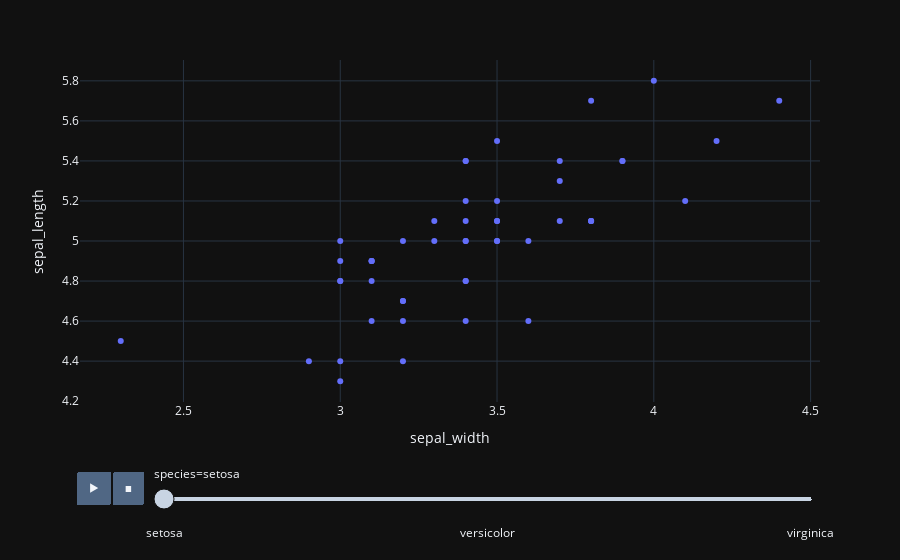

The code cell stored with this chart in its notebook:
### Markdown cell above
## 70-1. Change Theme

### Code cell
fig.update_layout(template="plotly_dark")

### Figure 1 — Plotly figure (JSON) as saved in the notebook; plotly's stock layout.template omitted (floating-point values rounded to 4 significant figures)
{"data": [{"hovertemplate": "species=setosa<br>sepal_width=%{x}<br>sepal_length=%{y}<extra></extra>", "legendgroup": "", "marker": {"color": "#636efa", "symbol": "circle"}, "mode": "markers", "name": "", "orientation": "v", "showlegend": false, "type": "scatter", "x": [3.5, 3.0, 3.2, 3.1, 3.6, 3.9, 3.4, 3.4, 2.9, 3.1, 3.7, 3.4, 3.0, 3.0, 4.0, 4.4, 3.9, 3.5, 3.8, 3.8, 3.4, 3.7, 3.6, 3.3, 3.4, 3.0, 3.4, 3.5, 3.4, 3.2, 3.1, 3.4, 4.1, 4.2, 3.1, 3.2, 3.5, 3.1, 3.0, 3.4, 3.5, 2.3, 3.2, 3.5, 3.8, 3.0, 3.8, 3.2, 3.7, 3.3], "xaxis": "x", "y": [5.1, 4.9, 4.7, 4.6, 5.0, 5.4, 4.6, 5.0, 4.4, 4.9, 5.4, 4.8, 4.8, 4.3, 5.8, 5.7, 5.4, 5.1, 5.7, 5.1, 5.4, 5.1, 4.6, 5.1, 4.8, 5.0, 5.0, 5.2, 5.2, 4.7, 4.8, 5.4, 5.2, 5.5, 4.9, 5.0, 5.5, 4.9, 4.4, 5.1, 5.0, 4.5, 4.4, 5.0, 5.1, 4.8, 5.1, 4.6, 5.3, 5.0], "yaxis": "y"}], "layout": {"legend": {"tracegroupgap": 0}, "margin": {"t": 60}, "sliders": [{"active": 0, "currentvalue": {"prefix": "species="}, "len": 0.9, "pad": {"b": 10, "t": 60}, "steps": [{"args": [["setosa"], {"frame": {"duration": 0, "redraw": false}, "fromcurrent": true, "mode": "immediate", "transition": {"duration": 0, "easing": "linear"}}], "label": "setosa", "method": "animate"}, {"args": [["versicolor"], {"frame": {"duration": 0, "redraw": false}, "fromcurrent": true, "mode": "immediate", "transition": {"duration": 0, "easing": "linear"}}], "label": "versicolor", "method": "animate"}, {"args": [["virginica"], {"frame": {"duration": 0, "redraw": false}, "fromcurrent": true, "mode": "immediate", "transition": {"duration": 0, "easing": "linear"}}], "label": "virginica", "method": "animate"}], "x": 0.1, "xanchor": "left", "y": 0, "yanchor": "top"}], "updatemenus": [{"buttons": [{"args": [null, {"frame": {"duration": 500, "redraw": false}, "fromcurrent": true, "mode": "immediate", "transition": {"duration": 500, "easing": "linear"}}], "label": "&#9654;", "method": "animate"}, {"args": [[null], {"frame": {"duration": 0, "redraw": false}, "fromcurrent": true, "mode": "immediate", "transition": {"duration": 0, "easing": "linear"}}], "label": "&#9724;", "method": "animate"}], "direction": "left", "pad": {"r": 10, "t": 70}, "showactive": false, "type": "buttons", "x": 0.1, "xanchor": "right", "y": 0, "yanchor": "top"}], "xaxis": {"anchor": "y", "domain": [0, 1], "title": {"text": "sepal_width"}}, "yaxis": {"anchor": "x", "domain": [0, 1], "title": {"text": "sepal_length"}}}}
